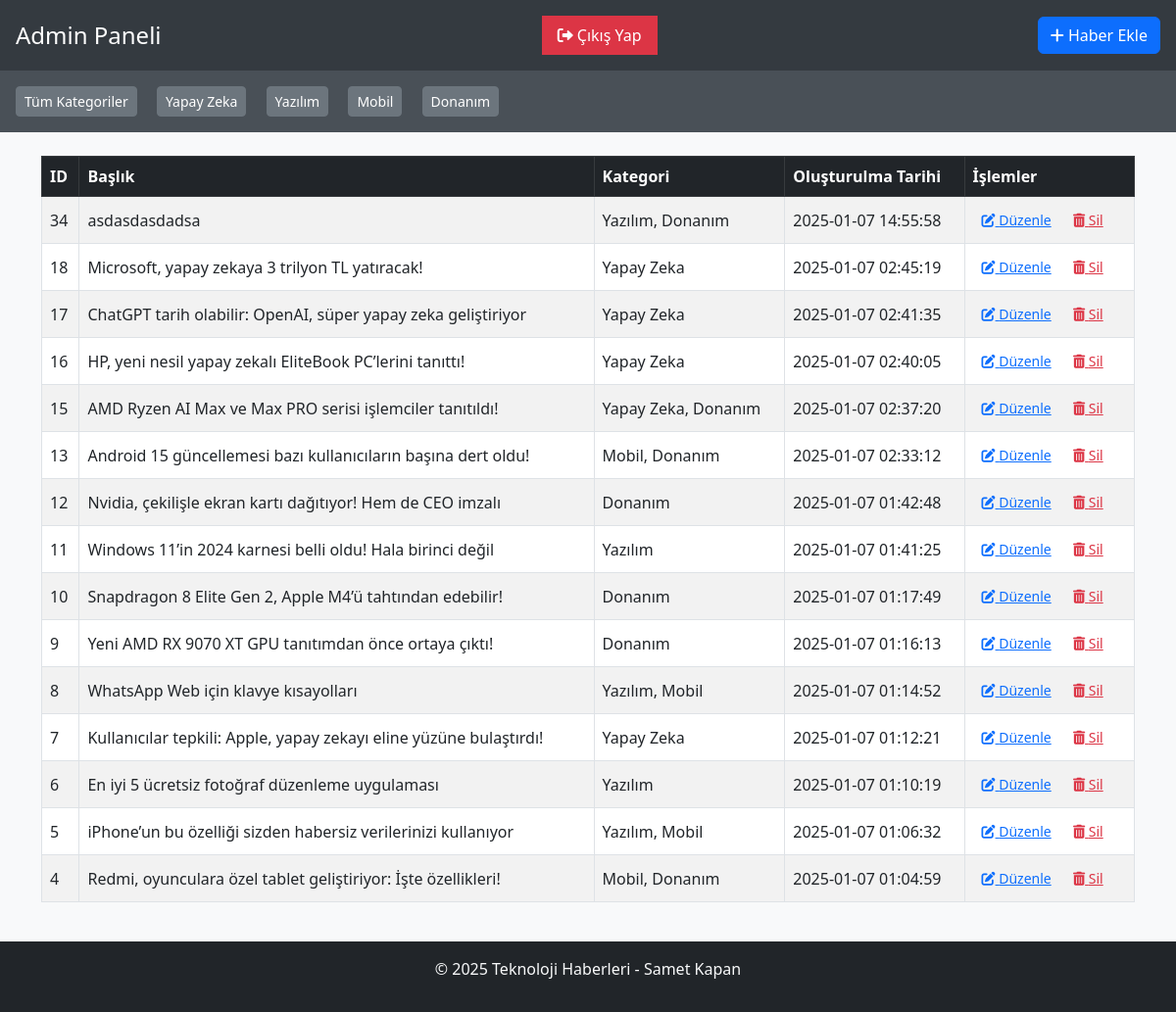
Page /admin_panel.php (signed in) on the committed database.
### tables this page shows
CREATE TABLE `categories` (
  `id` int(11) NOT NULL,
  `name` varchar(255) NOT NULL
);

CREATE TABLE `news` (
  `id` int(11) NOT NULL,
  `title` varchar(255) NOT NULL,
  `content` text NOT NULL,
  `image` varchar(255) DEFAULT NULL,
  `created_at` datetime DEFAULT current_timestamp()
);

### admin_panel.php (the view, shortened to what this page needs)
<?php
include 'db.php';
$categories = $conn->query("SELECT * FROM categories");
$category = isset($_GET['category']) ? $_GET['category'] : '';
if ($category) {
    $query = "SELECT n.* FROM news n
              JOIN news_categories nc ON n.id = nc.news_id
              JOIN categories c ON nc.category_id = c.id
              WHERE c.name = ?
              ORDER BY n.created_at DESC";
    $stmt = $conn->prepare($query);
    $stmt->bind_param("s", $category);
    $stmt->execute();
    $result = $stmt->get_result();
} else {
    $query = "SELECT * FROM news ORDER BY created_at DESC";
    $result = $conn->query($query);
}
?>
<!DOCTYPE html>
<html lang="en">
<head>
    <link rel="stylesheet" href="https://cdnjs.cloudflare.com/ajax/libs/bootstrap/5.3.0/css/bootstrap.min.css">
    <link rel="stylesheet" href="https://cdnjs.cloudflare.com/ajax/libs/font-awesome/6.0.0-beta3/css/all.min.css">
</head>
<body>
    <header class="admin-header">
        <h1>Admin Paneli</h1>
        <form method="POST" action="" style="display:inline;">
            <button type="submit" name="logout" class="btn-logout"><i class="fas fa-sign-out-alt"></i> Çıkış Yap</button>
        </form>
        <a href="add_news.php" class="btn btn-primary"><i class="fas fa-plus"></i> Haber Ekle</a>
    </header>
    <nav class="admin-nav">
        <a href="admin_panel.php" class="btn btn-secondary btn-sm">Tüm Kategoriler</a>
        <?php while ($cat = $categories->fetch_assoc()) { ?>
            <a href="admin_panel.php?category=<?php echo urlencode($cat['name']); ?>" class="btn btn-secondary btn-sm">
                <?php echo $cat['name']; ?>
            </a>
        <?php } ?>
    </nav>
    <main class="container my-4">
        <div class="table-responsive">
            <table class="table table-striped table-bordered news-table">
                <thead class="table-dark">
                    <tr>
                        <th>ID</th>
                        <th>Başlık</th>
                        <th>Kategori</th>
                        <th>Oluşturulma Tarihi</th>
                        <th>İşlemler</th>
                    </tr>
                </thead>
                <tbody>
                    <?php while ($row = $result->fetch_assoc()) { ?>
                    <tr>
                        <td><?php echo $row['id']; ?></td>
                        <td><?php echo $row['title']; ?></td>
                        <td>
                            <?php
                            $news_id = $row['id'];
                            $category_query = "SELECT c.name FROM categories c
                                               JOIN news_categories nc ON c.id = nc.category_id
                                               WHERE nc.news_id = ?";
                            $category_stmt = $conn->prepare($category_query);
                            $category_stmt->bind_param("i", $news_id);
                            $category_stmt->execute();
                            $category_result = $category_stmt->get_result();
                            $categories_list = [];
                            while ($cat_row = $category_result->fetch_assoc()) {
                                $categories_list[] = $cat_row['name'];
                            }
                            echo implode(', ', $categories_list);
                            ?>
                        </td>
                        <td><?php echo $row['created_at']; ?></td>
                        <td>
                            <a href="edit_news.php?id=<?php echo $row['id']; ?>" class="btn btn-sm btn-link btn-edit"><i class="fas fa-edit"></i> Düzenle</a>
                            <a href="delete_news.php?id=<?php echo $row['id']; ?>" class="btn btn-sm btn-link btn-delete" onclick="return confirm('Bu haberi silmek istediğinize emin misiniz?')"><i class="fas fa-trash-alt"></i> Sil</a>
                        </td>
                    </tr>
                    <?php } ?>
                </tbody>
            </table>
        </div>
    </main>
    <footer class="text-center py-3 bg-dark text-light">
        <p>© 2025 Teknoloji Haberleri - Samet Kapan</p>
    </footer>
</body>
</html>

### admin_panel.php (style rules this page uses)
body { background-color: #f8f9fa; }
.admin-header { background-color: #343a40; color: white; padding: 1rem; display: flex; justify-content: space-between; align-items: center; }
.admin-header h1 { margin: 0; font-size: 1.5rem; }
.admin-nav { background-color: #495057; padding: 1rem; }
.admin-nav a { color: white; text-decoration: none; margin-right: 1rem; }
.news-table th, .news-table td { vertical-align: middle; }
.btn-edit { color: #0d6efd; }
.btn-delete { color: #dc3545; }
.btn-logout { background-color: #dc3545; color: white; border: none; padding: 0.5rem 1rem; cursor: pointer; }

### rows in the picture
categories: name "Yapay Zeka"
categories: name "Yazılım"
categories: name "Mobil"
categories: name "Donanım"
news: id "34", title "asdasdasdadsa", categories_list "Yazılım, Donanım", created_at "2025-01-07 14:55:58"
news: id "18", title "Microsoft, yapay zekaya 3 trilyon TL yatıracak!", categories_list "Yapay Zeka", created_at "2025-01-07 02:45:19"
news: id "17", title "ChatGPT tarih olabilir: OpenAI, süper yapay zeka geliştiriyor", categories_list "Yapay Zeka", created_at "2025-01-07 02:41:35"
news: id "16", title "HP, yeni nesil yapay zekalı EliteBook PC’lerini tanıttı!", categories_list "Yapay Zeka", created_at "2025-01-07 02:40:05"
news: id "15", title "AMD Ryzen AI Max ve Max PRO serisi işlemciler tanıtıldı!", categories_list "Yapay Zeka, Donanım", created_at "2025-01-07 02:37:20"
news: id "13", title "Android 15 güncellemesi bazı kullanıcıların başına dert oldu!", categories_list "Mobil, Donanım", created_at "2025-01-07 02:33:12"
news: id "12", title "Nvidia, çekilişle ekran kartı dağıtıyor! Hem de CEO imzalı", categories_list "Donanım", created_at "2025-01-07 01:42:48"
news: id "11", title "Windows 11’in 2024 karnesi belli oldu! Hala birinci değil", categories_list "Yazılım", created_at "2025-01-07 01:41:25"
news: id "10", title "Snapdragon 8 Elite Gen 2, Apple M4’ü tahtından edebilir!", categories_list "Donanım", created_at "2025-01-07 01:17:49"
news: id "9", title "Yeni AMD RX 9070 XT GPU tanıtımdan önce ortaya çıktı!", categories_list "Donanım", created_at "2025-01-07 01:16:13"
news: id "8", title "WhatsApp Web için klavye kısayolları", categories_list "Yazılım, Mobil", created_at "2025-01-07 01:14:52"
news: id "7", title "Kullanıcılar tepkili: Apple, yapay zekayı eline yüzüne bulaştırdı!", categories_list "Yapay Zeka", created_at "2025-01-07 01:12:21"
news: id "6", title "En iyi 5 ücretsiz fotoğraf düzenleme uygulaması", categories_list "Yazılım", created_at "2025-01-07 01:10:19"
news: id "5", title "iPhone’un bu özelliği sizden habersiz verilerinizi kullanıyor", categories_list "Yazılım, Mobil", created_at "2025-01-07 01:06:32"
news: id "4", title "Redmi, oyunculara özel tablet geliştiriyor: İşte özellikleri!", categories_list "Mobil, Donanım", created_at "2025-01-07 01:04:59"
